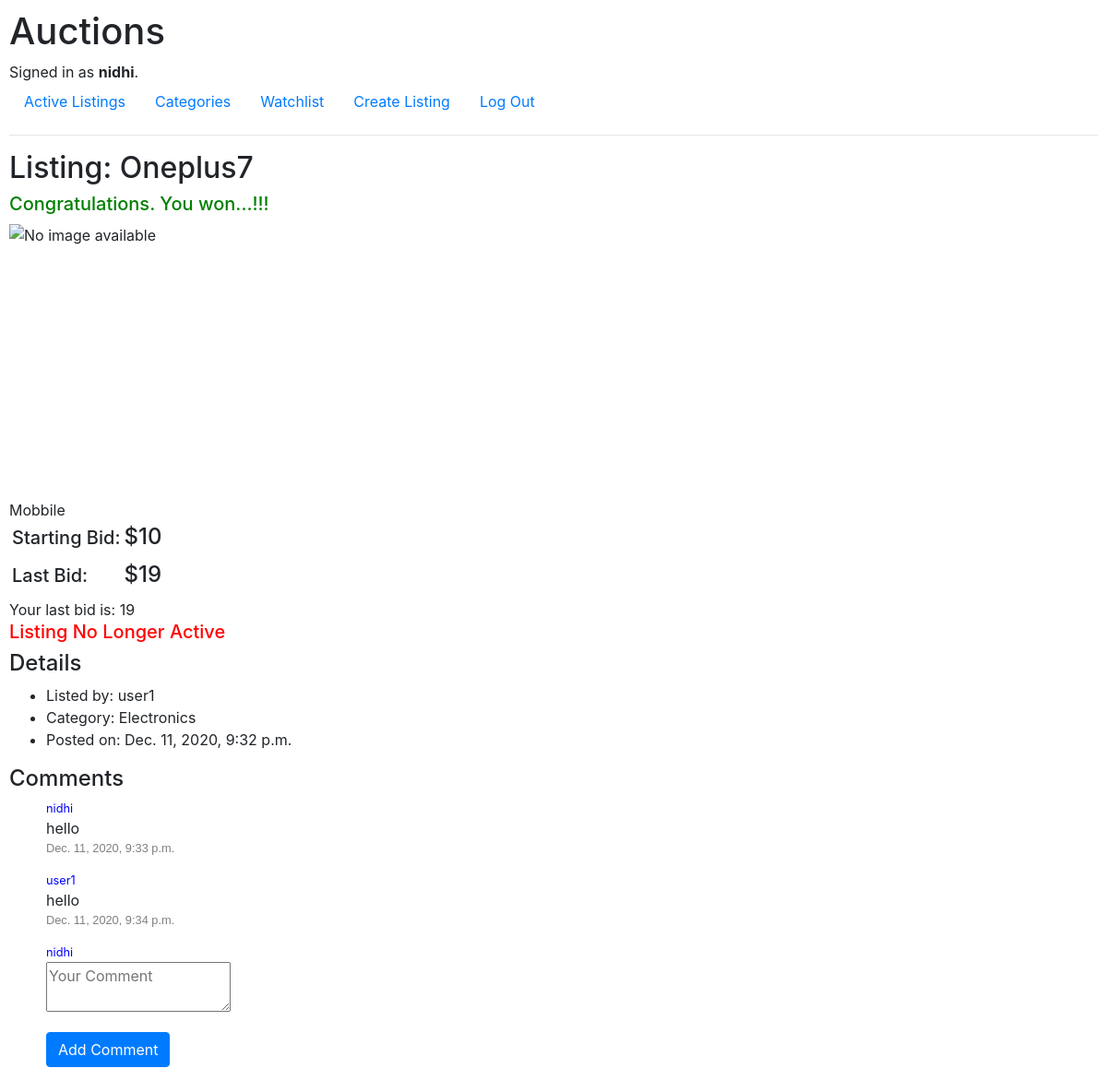
Screenshot of /10 (signed in) with the database file from the repository.
### auctions/models.py (models this page shows, shortened)
class User(AbstractUser):
    pass

class Auction_Listing(models.Model):
    item_name = models.CharField(max_length=64)
    item_description = models.CharField(max_length=500)
    item_category = models.ForeignKey(Auction_Categories,on_delete=models.CASCADE)
    starting_bid = models.IntegerField(validators=[valid_bid])
    current_bid = models.IntegerField(validators=[valid_bid])
    user = models.ForeignKey(User,on_delete=models.CASCADE)
    isActive = models.BooleanField(default=True)
    reference_image = models.ImageField(upload_to="auctions/listingimages/",blank=True,default="default.jpg")
    listing_time = models.DateTimeField(default=timezone.now)

class Auction_Categories(models.Model):
    category = models.CharField(max_length=64)
    def __str__(self):
        return self.category

class Comments(models.Model):
    user = models.ForeignKey(User,on_delete=models.CASCADE)
    item = models.ForeignKey(Auction_Listing,on_delete=models.CASCADE)
    comment = models.CharField(max_length=500)
    comment_time = models.DateTimeField(default=timezone.now)

### auctions/views.py (the view, shortened to what this page needs)
# urls.py: path("<int:item_id>", views.listing, name="listing")
def listing(request, item_id):
    listing_item = Auction_Listing.objects.get(id=int(item_id))
    userbids = Bids.objects.filter(item=listing_item).filter(user=request.user).values("user_bid").order_by('-user_bid').first()
    if userbids:
        lastbid = userbids['user_bid']
    else:
        lastbid = None
    print(lastbid)
    isWatchlisted = isWatchlistedItem(request.user,listing_item)
    return render(request, "auctions/listings.html", {
    "item" : listing_item ,
    "comments" : Comments.objects.filter(item=listing_item),
    "lastbid": lastbid ,
    "isWatchlisted": isWatchlisted ,
    "isActive": isActive(listing_item),
    "mylisting" : listing_item.user == request.user
    })

### auctions/views.py (called while the page is built)
def isActive(listing_item):
    return listing_item.isActive

def isWatchlistedItem(current_user,listing_item):
    isWatchlisted = False
    item_ids = list(Watchlist.objects.filter(user=current_user).values("item"))
    for it in item_ids:
        if int(listing_item.id) == int(it["item"]):
            isWatchlisted = True
            break
    return isWatchlisted

### auctions/templates/auctions/listings.html (shortened to what this page needs)
{% extends "auctions/layout.html" %}
{% block body %}
    <h2>Listing: {{ item.item_name }}</h2>
	{% if lastbid == item.current_bid %}
		{% if not isActive %}
			<h5 style="color:green;">Congratulations. You won...!!!</h5>
		{% endif %}
	{% endif %}
	<form id="formplacebid" method='post' enctype='multipart/form-data'>
		<div style='width:100%;height:300px;'>
			{% if item.reference_image %}
				<img src="{{ item.reference_image.url }}" width="400" height="280" alt="item image">
			{% else %}
				<img height="280" src="https://icon-library.com/images/no-image-available-icon/no-image-available-icon-14.jpg" alt="No image available">
			{% endif %}</div>
		<div>{{ item.item_description }}</div>
		<div>
			<table><tr>
				<td><h5>Starting Bid: </h5></td>
				<td><h4>${{ item.starting_bid }}</h4></td>
			</tr>
			<tr>
				<td><h5>Last Bid: </h5></td>
				<td><h4 name="textcurrentbid" id="textcurrentbid">${{ item.current_bid }}</h4></td>
			</tr></table>
		</div>
		<div>
		{% if lastbid %}
			Your last bid is: {{ lastbid }}<br>
		{% endif %}</div>
		{% if isActive %}
			<div><input class="form-group" id="textbidvalue" type="text" name="textbidvalue" placeholder="Your Bid" onkeypress="return onlyNumberKey(event)"></div>
			<div><input class="btn btn-primary" id="btnplacebid" name="btnplacebid" type="submit" value="Place Bid" onclick="validateBid()">
			{% if isWatchlisted %}
				<input class="btn btn-primary" id="btnwatchlisted" name="btnwatchlisted" type="submit" value="Remove from Watchlist">
			{% else %}
				<input class="btn btn-primary" id="btnwatchlist" name="btnwatchlist" type="submit" value="Add to Watchlist">
			{% endif %}
			{% if mylisting %}
				<input class="btn btn-primary" id="btnclosebid" name="btnclosebid" type="submit" value="Close Bid">
			{% endif %}
		{% else %}
			<h5 style="color:red;">Listing No Longer Active</h5>
		{% endif %}
		<div><h4>Details</h4></div>
		<div><ul>
			<li>Listed by: {{ item.user }}</li>
			<li>Category: {{ item.item_category }}</li>
			<li>Posted on: {{ item.listing_time }}</li>
		</ul></div>
	</form>
	<form id="form-2" method="post">
		<div><h4>Comments</h4></div>
		<ul>
		{% for comment in comments %}
				<div style="color:blue;font-size:80%;">{{ comment.user }}</div>
				<div>{{ comment.comment }}</div>
				<p id="comment-time" style="font-family:sans-serif;font-size:80%;color:gray;">{{ comment.comment_time }}</p>
		{% endfor %}
		<div style="color:blue;font-size:80%;">{{ user.username }}</div>
		<div><textarea id="textcomment" class="form-group" type="textarea" name="textcomment" placeholder="Your Comment"></textarea></div>
		<div><input id="btncomment" class="btn btn-primary" type="submit" name="btncomment" value="Add Comment"></div>
		</ul>
	</form>
{% endblock %}

### auctions/templates/auctions/layout.html (shortened to what this page needs)
{% load static %}
<!DOCTYPE html>
<html lang="en">
    <head>
        <link rel="stylesheet" href="{% static 'auctions/bootstrap.css' %}">
        <link href="{% static 'auctions/styles.css' %}" rel="stylesheet">
    </head>
    <body>
        <h1>Auctions</h1>
        <div>
            {% if user.is_authenticated %}
                Signed in as <strong>{{ user.username }}</strong>.
            {% else %}
                Not signed in.
            {% endif %}
        </div>
        <ul class="nav">
            <li class="nav-item">
                <a class="nav-link" href="{% url 'index' %}">Active Listings</a>
            </li>
            {% if user.is_authenticated %}
                <li class="nav-item">
                    <a class="nav-link" href="{% url 'categories' %}">Categories</a>
                </li>
				<li class="nav-item">
                    <a class="nav-link" href="{% url 'watchlist' %}">Watchlist</a>
                </li>
				<li class="nav-item">
                    <a class="nav-link" href="{% url 'createlisting' %}">Create Listing</a>
                </li>
				<li class="nav-item">
                    <a class="nav-link" href="{% url 'logout' %}">Log Out</a>
                </li>
            {% endif %}
        </ul>
        <hr>
        {% block body %}
        {% endblock %}
    </body>
</html>

### auctions/static/auctions/styles.css (style rules this page uses)
body { padding: 10px; }
#comment-time { font-family:courier; font-size: 100%; color:gray; }

### rows the page displays
User: username "nidhi"
Auction_Listing: item_name "Oneplus7", item_description "Mobbile", starting_bid "10", current_bid "19", user "user1", item_category "Electronics", listing_time "Dec. 11, 2020, 9:32 p.m."
Comments: user "nidhi", comment "hello", comment_time "Dec. 11, 2020, 9:33 p.m."
Comments: user "user1", comment "hello", comment_time "Dec. 11, 2020, 9:34 p.m."

### other values shown
{{ lastbid }} "19"
